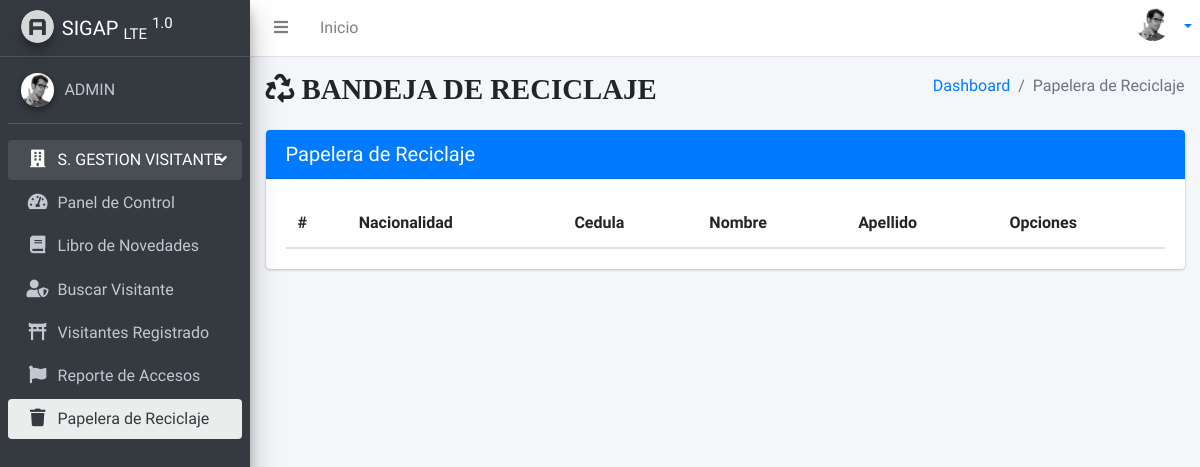
Before: /person/trash (signed in) with the older database file.
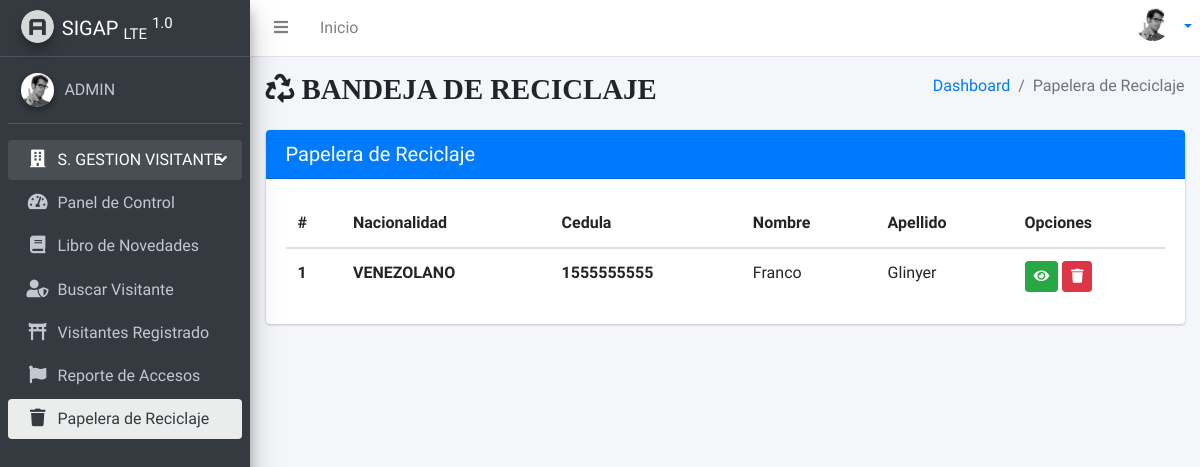
After: the same page with the newer database file.
### apps/sgsv/models.py (models this page shows, shortened)
class ModeloBase(models.Model):
    created_at = models.DateTimeField('Fecha de Creacion', auto_now_add=True)
    updated_at = models.DateTimeField('Fecha de Modificacion', auto_now=True)
    deleted_at = models.DateTimeField('Fecha de Eliminacion', null=True, blank=True)
    deleted_by = models.ForeignKey(User, on_delete=models.SET_NULL, null=True, blank=True)
    is_deleted = models.BooleanField('Eliminado', default=False)  # Campo para el borrado lógico
    class Meta:
        abstract = True

class Person(ModeloBase):
    LIST_NAC = [
        ('VE', 'VENEZOLANO'),
        ('EX', 'EXTRANJERO'),
    ]
    nac = models.CharField('Nacionalidad', max_length=2, choices=LIST_NAC, null=True, blank=True)
    dni = models.CharField('Cedula', primary_key=True, max_length=10)
    first_name = models.CharField('Nombre', max_length=40)
    last_name = models.CharField('Apellido', max_length=40)
    GENDER_CHOICES = [
        ('M', 'Masculino'),
        ('F', 'Femenino'),
    ]
    gender = models.CharField('Género', max_length=1, choices=GENDER_CHOICES, null=True, blank=True)
    photo = models.ImageField('Fotografía', upload_to=visitor_photo_upload_path, default='photo/default.jpg')
    class Meta:
        verbose_name = 'Visitante'
        verbose_name_plural = 'Visitantes'
        ordering = ['dni']
        permissions = (
            ("permiso_personalizado", "Describe el permiso"),
        )

### apps/sgsv/views.py (the view)
# urls.py: path('person/trash', views.Tperson, name='tperson'),
@login_required
def Tperson(request):
    person = Person.objects.filter(is_deleted=True)
    return render(request, 'sgsv/person/tperson.html', {'person': person})

### public/templates/sgsv/person/tperson.html (shortened to what this page needs)
{% extends 'layouts/base.html' %}
{% block titlecontent %}
<i class="fas fa-recycle"> BANDEJA DE RECICLAJE</i>
{% endblock %}
{% block titlemenu %}
  Papelera de Reciclaje
{% endblock %}
{% block content %}
  <div class="content">
    <div class="container-fluid">
      <div class="row">
        <div class="col">
          <div class="card card-primary">
            <div class="card-header">
              <h5 class="m-0">Papelera de Reciclaje</h5>
            </div>
            <div class="card-body">
              <table class="table">
                <thead>
                  <tr>
                    <th scope="col">#</th>
                    <th scope="col">Nacionalidad</th>
                    <th scope="col">Cedula</th>
                    <th scope="col">Nombre</th>
                    <th scope="col">Apellido</th>
                    <th scope="col">Opciones</th>
                  </tr>
                </thead>
                <tbody>
                  {% for person in person %}
                    <tr>
                      <th scope="row">{{ forloop.counter }}</th>
                      <th scope="row">{{ person.get_nac_display }}</th>
                      <th scope="row">{{ person.dni }}</th>
                      <td>{{ person.first_name }}</td>
                      <td>{{ person.last_name }}</td>
                      <td>
                          <a class="btn btn-sm btn-success" href="{% url 'PersonDetail' person.pk %}"><i class="fa fa-eye" aria-hidden="true"></i></a>
                        <a class="btn btn-sm btn-danger" href="{%url 'softdelele' person.pk %}"><i class="fa fa-trash" aria-hidden="true"></i></a>
 </td>
                    </tr>
                  {% endfor %}
                </tbody>
              </table>
            </div>
          </div>
        </div>
      </div>
    </div>
  </div>
{% endblock %}

Changed rows visible on the page:
now on this page (row edited): Person: nac "VENEZOLANO", dni "1555555555", first_name "Franco", last_name "Glinyer"
